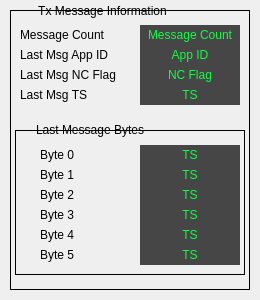
<?xml version="1.0" encoding="UTF-8"?>
<ui version="4.0">
 <class>Form</class>
 <widget class="QWidget" name="Form">
  <property name="geometry">
   <rect>
    <x>0</x>
    <y>0</y>
    <width>260</width>
    <height>300</height>
   </rect>
  </property>
  <property name="windowTitle">
   <string>Form</string>
  </property>
  <widget class="QFrame" name="frame">
   <property name="geometry">
    <rect>
     <x>0</x>
     <y>0</y>
     <width>260</width>
     <height>300</height>
    </rect>
   </property>
   <property name="styleSheet">
    <string notr="true"/>
   </property>
   <property name="frameShape">
    <enum>QFrame::NoFrame</enum>
   </property>
   <property name="frameShadow">
    <enum>QFrame::Raised</enum>
   </property>
   <widget class="QFrame" name="frame_2">
    <property name="geometry">
     <rect>
      <x>10</x>
      <y>10</y>
      <width>240</width>
      <height>280</height>
     </rect>
    </property>
    <property name="frameShape">
     <enum>QFrame::Box</enum>
    </property>
    <property name="frameShadow">
     <enum>QFrame::Plain</enum>
    </property>
    <widget class="PyDMLabel" name="PyDMLabel_7">
     <property name="geometry">
      <rect>
       <x>130</x>
       <y>15</y>
       <width>100</width>
       <height>20</height>
      </rect>
     </property>
     <property name="toolTip">
      <string/>
     </property>
     <property name="styleSheet">
      <string notr="true">color: rgb(12, 255, 68);
background-color: rgb(70, 70, 70);</string>
     </property>
     <property name="text">
      <string>Message Count</string>
     </property>
     <property name="alignment">
      <set>Qt::AlignCenter</set>
     </property>
     <property name="channel" stdset="0">
      <string>ca://${P}:MSG_CNT</string>
     </property>
     <property name="displayFormat" stdset="0">
      <enum>PyDMLabel::Hex</enum>
     </property>
    </widget>
    <widget class="QLabel" name="label_2">
     <property name="geometry">
      <rect>
       <x>10</x>
       <y>15</y>
       <width>120</width>
       <height>20</height>
      </rect>
     </property>
     <property name="text">
      <string>Message Count</string>
     </property>
    </widget>
    <widget class="QLabel" name="label_3">
     <property name="geometry">
      <rect>
       <x>10</x>
       <y>35</y>
       <width>120</width>
       <height>20</height>
      </rect>
     </property>
     <property name="text">
      <string>Last Msg App ID</string>
     </property>
    </widget>
    <widget class="QLabel" name="label_4">
     <property name="geometry">
      <rect>
       <x>10</x>
       <y>55</y>
       <width>120</width>
       <height>20</height>
      </rect>
     </property>
     <property name="text">
      <string>Last Msg NC Flag</string>
     </property>
    </widget>
    <widget class="QLabel" name="label_5">
     <property name="geometry">
      <rect>
       <x>10</x>
       <y>75</y>
       <width>120</width>
       <height>20</height>
      </rect>
     </property>
     <property name="text">
      <string>Last Msg TS</string>
     </property>
    </widget>
    <widget class="PyDMLabel" name="PyDMLabel_8">
     <property name="geometry">
      <rect>
       <x>130</x>
       <y>35</y>
       <width>100</width>
       <height>20</height>
      </rect>
     </property>
     <property name="toolTip">
      <string/>
     </property>
     <property name="styleSheet">
      <string notr="true">color: rgb(12, 255, 68);
background-color: rgb(70, 70, 70);</string>
     </property>
     <property name="text">
      <string>App ID</string>
     </property>
     <property name="alignment">
      <set>Qt::AlignCenter</set>
     </property>
     <property name="channel" stdset="0">
      <string>ca://${P}:LAST_MSG_APP_ID</string>
     </property>
    </widget>
    <widget class="PyDMLabel" name="PyDMLabel_9">
     <property name="geometry">
      <rect>
       <x>130</x>
       <y>55</y>
       <width>100</width>
       <height>20</height>
      </rect>
     </property>
     <property name="toolTip">
      <string/>
     </property>
     <property name="styleSheet">
      <string notr="true">color: rgb(12, 255, 68);
background-color: rgb(70, 70, 70);</string>
     </property>
     <property name="text">
      <string>NC Flag</string>
     </property>
     <property name="alignment">
      <set>Qt::AlignCenter</set>
     </property>
     <property name="channel" stdset="0">
      <string>ca://${P}:LAST_MSG_LC1_EN</string>
     </property>
    </widget>
    <widget class="PyDMLabel" name="PyDMLabel_10">
     <property name="geometry">
      <rect>
       <x>130</x>
       <y>75</y>
       <width>100</width>
       <height>20</height>
      </rect>
     </property>
     <property name="toolTip">
      <string/>
     </property>
     <property name="styleSheet">
      <string notr="true">color: rgb(12, 255, 68);
background-color: rgb(70, 70, 70);</string>
     </property>
     <property name="text">
      <string>TS</string>
     </property>
     <property name="alignment">
      <set>Qt::AlignCenter</set>
     </property>
     <property name="channel" stdset="0">
      <string>ca://${P}:LAST_MSG_TMSTMP</string>
     </property>
     <property name="displayFormat" stdset="0">
      <enum>PyDMLabel::Hex</enum>
     </property>
    </widget>
    <widget class="QFrame" name="frame_3">
     <property name="geometry">
      <rect>
       <x>5</x>
       <y>120</y>
       <width>230</width>
       <height>145</height>
      </rect>
     </property>
     <property name="frameShape">
      <enum>QFrame::Box</enum>
     </property>
     <property name="frameShadow">
      <enum>QFrame::Plain</enum>
     </property>
     <widget class="PyDMLabel" name="PyDMLabel_11">
      <property name="geometry">
       <rect>
        <x>125</x>
        <y>35</y>
        <width>100</width>
        <height>20</height>
       </rect>
      </property>
      <property name="toolTip">
       <string/>
      </property>
      <property name="styleSheet">
       <string notr="true">color: rgb(12, 255, 68);
background-color: rgb(70, 70, 70);</string>
      </property>
      <property name="text">
       <string>TS</string>
      </property>
      <property name="alignment">
       <set>Qt::AlignCenter</set>
      </property>
      <property name="channel" stdset="0">
       <string>ca://${P}:LAST_MSG_BYTE_1</string>
      </property>
      <property name="displayFormat" stdset="0">
       <enum>PyDMLabel::Hex</enum>
      </property>
     </widget>
     <widget class="PyDMLabel" name="PyDMLabel_12">
      <property name="geometry">
       <rect>
        <x>125</x>
        <y>55</y>
        <width>100</width>
        <height>20</height>
       </rect>
      </property>
      <property name="toolTip">
       <string/>
      </property>
      <property name="styleSheet">
       <string notr="true">color: rgb(12, 255, 68);
background-color: rgb(70, 70, 70);</string>
      </property>
      <property name="text">
       <string>TS</string>
      </property>
      <property name="alignment">
       <set>Qt::AlignCenter</set>
      </property>
      <property name="channel" stdset="0">
       <string>ca://${P}:LAST_MSG_BYTE_2</string>
      </property>
      <property name="displayFormat" stdset="0">
       <enum>PyDMLabel::Hex</enum>
      </property>
     </widget>
     <widget class="PyDMLabel" name="PyDMLabel_13">
      <property name="geometry">
       <rect>
        <x>125</x>
        <y>75</y>
        <width>100</width>
        <height>20</height>
       </rect>
      </property>
      <property name="toolTip">
       <string/>
      </property>
      <property name="styleSheet">
       <string notr="true">color: rgb(12, 255, 68);
background-color: rgb(70, 70, 70);</string>
      </property>
      <property name="text">
       <string>TS</string>
      </property>
      <property name="alignment">
       <set>Qt::AlignCenter</set>
      </property>
      <property name="channel" stdset="0">
       <string>ca://${P}:LAST_MSG_BYTE_3</string>
      </property>
      <property name="displayFormat" stdset="0">
       <enum>PyDMLabel::Hex</enum>
      </property>
     </widget>
     <widget class="PyDMLabel" name="PyDMLabel_14">
      <property name="geometry">
       <rect>
        <x>125</x>
        <y>95</y>
        <width>100</width>
        <height>20</height>
       </rect>
      </property>
      <property name="toolTip">
       <string/>
      </property>
      <property name="styleSheet">
       <string notr="true">color: rgb(12, 255, 68);
background-color: rgb(70, 70, 70);</string>
      </property>
      <property name="text">
       <string>TS</string>
      </property>
      <property name="alignment">
       <set>Qt::AlignCenter</set>
      </property>
      <property name="channel" stdset="0">
       <string>ca://${P}:LAST_MSG_BYTE_4</string>
      </property>
      <property name="displayFormat" stdset="0">
       <enum>PyDMLabel::Hex</enum>
      </property>
     </widget>
     <widget class="PyDMLabel" name="PyDMLabel_15">
      <property name="geometry">
       <rect>
        <x>125</x>
        <y>115</y>
        <width>100</width>
        <height>20</height>
       </rect>
      </property>
      <property name="toolTip">
       <string/>
      </property>
      <property name="styleSheet">
       <string notr="true">color: rgb(12, 255, 68);
background-color: rgb(70, 70, 70);</string>
      </property>
      <property name="text">
       <string>TS</string>
      </property>
      <property name="alignment">
       <set>Qt::AlignCenter</set>
      </property>
      <property name="channel" stdset="0">
       <string>ca://${P}:LAST_MSG_BYTE_5</string>
      </property>
      <property name="displayFormat" stdset="0">
       <enum>PyDMLabel::Hex</enum>
      </property>
     </widget>
     <widget class="PyDMLabel" name="PyDMLabel_16">
      <property name="geometry">
       <rect>
        <x>125</x>
        <y>15</y>
        <width>100</width>
        <height>20</height>
       </rect>
      </property>
      <property name="toolTip">
       <string/>
      </property>
      <property name="styleSheet">
       <string notr="true">color: rgb(12, 255, 68);
background-color: rgb(70, 70, 70);</string>
      </property>
      <property name="text">
       <string>TS</string>
      </property>
      <property name="alignment">
       <set>Qt::AlignCenter</set>
      </property>
      <property name="channel" stdset="0">
       <string>ca://${P}:LAST_MSG_BYTE_0</string>
      </property>
      <property name="displayFormat" stdset="0">
       <enum>PyDMLabel::Hex</enum>
      </property>
     </widget>
     <widget class="QLabel" name="label_7">
      <property name="geometry">
       <rect>
        <x>25</x>
        <y>15</y>
        <width>100</width>
        <height>20</height>
       </rect>
      </property>
      <property name="text">
       <string>Byte 0</string>
      </property>
     </widget>
     <widget class="QLabel" name="label_8">
      <property name="geometry">
       <rect>
        <x>25</x>
        <y>35</y>
        <width>100</width>
        <height>20</height>
       </rect>
      </property>
      <property name="text">
       <string>Byte 1</string>
      </property>
     </widget>
     <widget class="QLabel" name="label_9">
      <property name="geometry">
       <rect>
        <x>25</x>
        <y>55</y>
        <width>100</width>
        <height>20</height>
       </rect>
      </property>
      <property name="text">
       <string>Byte 2</string>
      </property>
     </widget>
     <widget class="QLabel" name="label_10">
      <property name="geometry">
       <rect>
        <x>25</x>
        <y>75</y>
        <width>100</width>
        <height>20</height>
       </rect>
      </property>
      <property name="text">
       <string>Byte 3</string>
      </property>
     </widget>
     <widget class="QLabel" name="label_11">
      <property name="geometry">
       <rect>
        <x>25</x>
        <y>95</y>
        <width>100</width>
        <height>20</height>
       </rect>
      </property>
      <property name="text">
       <string>Byte 4</string>
      </property>
     </widget>
     <widget class="QLabel" name="label_12">
      <property name="geometry">
       <rect>
        <x>25</x>
        <y>115</y>
        <width>100</width>
        <height>20</height>
       </rect>
      </property>
      <property name="text">
       <string>Byte 5</string>
      </property>
     </widget>
    </widget>
    <widget class="QLabel" name="label_6">
     <property name="geometry">
      <rect>
       <x>15</x>
       <y>112</y>
       <width>130</width>
       <height>15</height>
      </rect>
     </property>
     <property name="text">
      <string>Last Message Bytes</string>
     </property>
     <property name="alignment">
      <set>Qt::AlignCenter</set>
     </property>
    </widget>
   </widget>
   <widget class="QLabel" name="label">
    <property name="geometry">
     <rect>
      <x>20</x>
      <y>2</y>
      <width>165</width>
      <height>17</height>
     </rect>
    </property>
    <property name="text">
     <string>Tx Message Information</string>
    </property>
    <property name="alignment">
     <set>Qt::AlignCenter</set>
    </property>
   </widget>
  </widget>
 </widget>
 <customwidgets>
  <customwidget>
   <class>PyDMLabel</class>
   <extends>QLabel</extends>
   <header>pydm.widgets.label</header>
  </customwidget>
 </customwidgets>
 <resources/>
 <connections/>
</ui>
